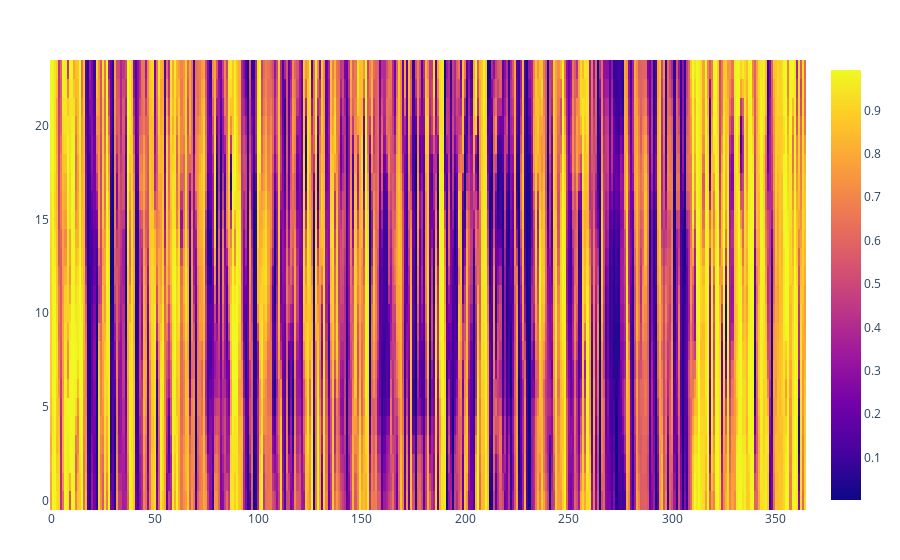

The notebook cell saved with this chart:
### Code cell
w = Matrix(data_org["TS_WIND_OFFSHORE_DEEP"])
z = reshape(w, 24, 365)
TSClustering.plot_basic_heatmap(matrix=z)

### Figure 1 — Plotly figure (JSON) as saved in the notebook; plotly's stock layout.template omitted (floating-point values rounded to 4 significant figures; data arrays with more than 128 entries replaced by an {"elided": "..."} marker saying what was removed)
{"data": [{"transpose": true, "type": "heatmap", "z": {"elided": "365x24 float values"}}], "layout": {"margin": {"b": 50, "l": 50, "r": 50, "t": 60}}}
